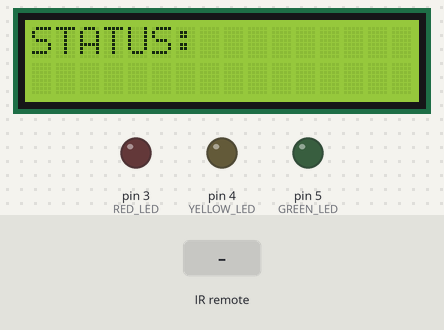
This sketch was run on a simulated Arduino Uno, built with avr-gcc and run on an emulated ATmega328P. On the bench: 16×2 character LCD, output pins drawn as LEDs (lit = HIGH). Inputs (shaded band) come from the test bench. What the sketch prints to the serial monitor is not drawn.

Above: at 1.2 s.
1.3 s: infrared code 0xFF906F received
At 3.6 s:
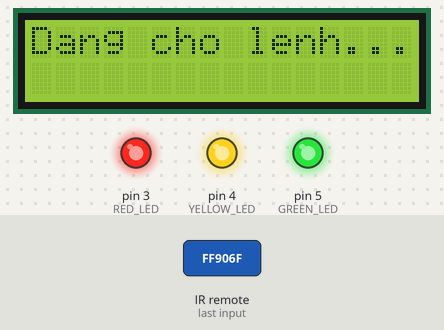
4.0 s: infrared code 0xFFA25D received
At 4.6 s:
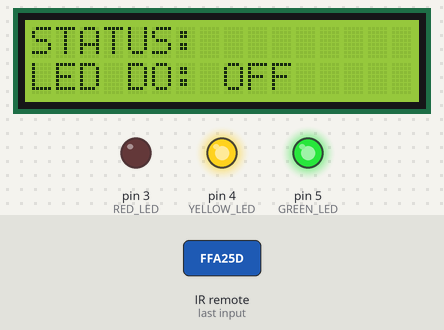
6.7 s: infrared code 0xFF629D received
At 7.5 s:
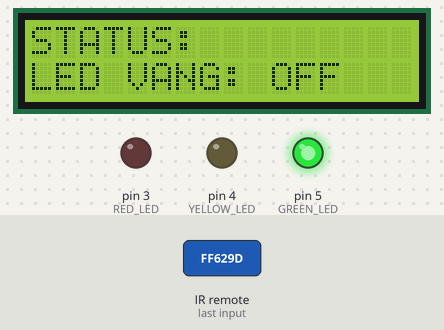
9.4 s: infrared code 0xFFE21D received
At 9.9 s:
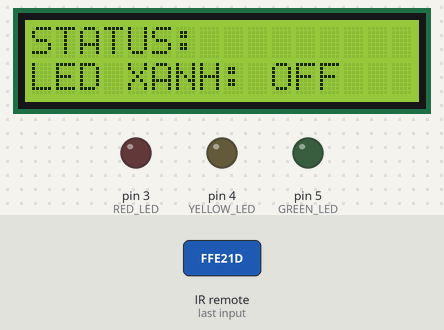
12.1 s: infrared code 0xFFA25D received
At 12.9 s:
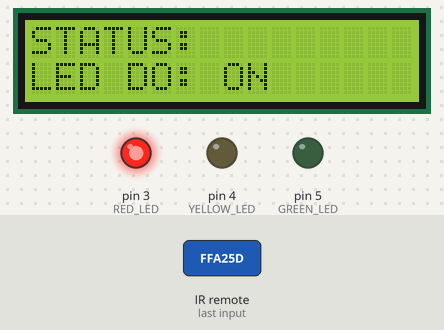
14.8 s: infrared code 0xFF629D received
At 15.2 s:
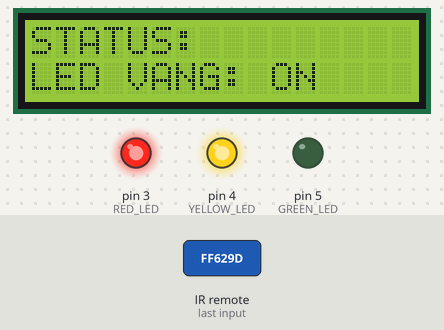
Timing chart, 0 to 17.8 s (numbered marks = the images above; inputs shaded):
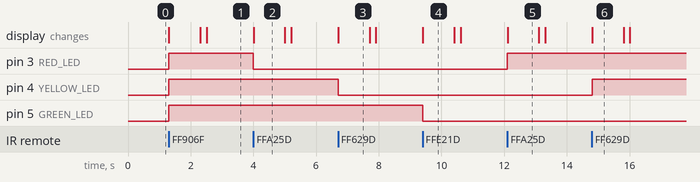

Measured:
- after the input at 1.3 s, pin 3 (RED_LED), pin 4 (YELLOW_LED), pin 5 (GREEN_LED): LOW → HIGH at once; the display: first changes at once (image 1 shows a later state)
- after the input at 4.0 s, pin 3 (RED_LED): HIGH → LOW at once; the display: changes at once (image 2)
- after the input at 6.7 s, pin 4 (YELLOW_LED): HIGH → LOW at once; the display: changes at once (image 3)
- after the input at 9.4 s, pin 5 (GREEN_LED): HIGH → LOW at once; the display: changes at once (image 4)
- after the input at 12.1 s, pin 3 (RED_LED): LOW → HIGH at once; the display: changes at once (image 5)
- after the input at 14.8 s, pin 4 (YELLOW_LED): LOW → HIGH at once; the display: changes at once (image 6)
- what the display in image 2 shows lasts 1.0 s, from 4.0 s to 5.0 s

The sketch:

LCD_3LED_IRremote-VS1838B.ino
```cpp
#include <IRremote.h>
#include <LiquidCrystal.h>

const int IRRECV_PIN = 2;

const int RED_LED = 3;
const int YELLOW_LED = 4;
const int GREEN_LED = 5;

const int LCD_RS = 8;
const int LCD_E = 9;
const int LCD_D4 = 10;
const int LCD_D5 = 11;
const int LCD_D6 = 12;
const int LCD_D7 = 13;

boolean state_RED = false;
boolean state_YELLOW = false;
boolean state_GREEN = false;

IRrecv irrecv(IRRECV_PIN);
decode_results results;

LiquidCrystal lcd(LCD_RS, LCD_E, LCD_D4, LCD_D5, LCD_D6, LCD_D7);

void setup()
{
  Serial.begin(9600);
  irrecv.enableIRIn();

  lcd.begin(16, 2);
  lcd.setCursor(0, 0);
  lcd.print("STATUS: ");

  pinMode(RED_LED, OUTPUT);
  pinMode(GREEN_LED, OUTPUT);
  pinMode(YELLOW_LED, OUTPUT);
}
void loop()
{
  if (irrecv.decode(&results))
  {
    Serial.println(results.value);

    switch (results.value)
    {
      case 16748655:
        if (state_RED == true && state_YELLOW == true && state_GREEN == true)
        {
          lcd.clear();
          state_RED = !state_RED;
          state_YELLOW = !state_YELLOW;
          state_GREEN = !state_GREEN;
          digitalWrite(RED_LED, state_RED);
          digitalWrite(YELLOW_LED, state_YELLOW);
          digitalWrite(GREEN_LED, state_GREEN);
          lcd.setCursor(0, 0);
          lcd.print("STATUS: ");
          lcd.setCursor(0, 1);
          lcd.print("3-DEN: OFF");
          delay(1000);
          lcd.clear();
          break;
        }
        if (state_RED != true && state_YELLOW != true && state_GREEN != true)
        {
          lcd.clear();
          state_RED = !state_RED;
          state_YELLOW = !state_YELLOW;
          state_GREEN = !state_GREEN;
          digitalWrite(RED_LED, state_RED);
          digitalWrite(YELLOW_LED, state_YELLOW);
          digitalWrite(GREEN_LED, state_GREEN);
          lcd.setCursor(0, 0);
          lcd.print("STATUS: ");
          lcd.setCursor(0, 1);
          lcd.print("3-DEN: ON");
          delay(1000);
          lcd.clear();
          break;
        }
        break;
      case 16753245:
        if (state_RED == true)
        {
          lcd.clear();
          state_RED = !state_RED;
          digitalWrite(RED_LED, state_RED);
          lcd.setCursor(0, 0);
          lcd.print("STATUS: ");
          lcd.setCursor(0, 1);
          lcd.print("LED DO: OFF");
          delay(1000);
          lcd.clear();
        }
        else
        {
          lcd.clear();
          state_RED = !state_RED;
          digitalWrite(RED_LED, state_RED);
          lcd.setCursor(0, 0);
          lcd.print("STATUS: ");
          lcd.setCursor(0, 1);
          lcd.print("LED DO: ON");
          delay(1000);
          lcd.clear();
        }
        break;
      case 16736925:
        if (state_YELLOW == true)
        {
          lcd.clear();
          state_YELLOW = !state_YELLOW;
          digitalWrite(YELLOW_LED, state_YELLOW);
          lcd.setCursor(0, 0);
          lcd.print("STATUS: ");
          lcd.setCursor(0, 1);
          lcd.print("LED VANG: OFF");
          delay(1000);
          lcd.clear();
        }
        else
        {
          lcd.clear();
          state_YELLOW = !state_YELLOW;
          digitalWrite(YELLOW_LED, state_YELLOW);
          lcd.setCursor(0, 0);
          lcd.print("STATUS: ");
          lcd.setCursor(0, 1);
          lcd.print("LED VANG: ON");
          delay(1000);
          lcd.clear();
        }
        break;
      case 16769565:
        if (state_GREEN == true)
        {
          lcd.clear();
          state_GREEN = !state_GREEN;
          digitalWrite(GREEN_LED, state_GREEN);
          lcd.setCursor(0, 0);
          lcd.print("STATUS: ");
          lcd.setCursor(0, 1);
          lcd.print("LED XANH: OFF");
          delay(1000);
          lcd.clear();
        }
        else
        {
          lcd.clear();
          state_GREEN = !state_GREEN;
          digitalWrite(GREEN_LED, state_GREEN);
          lcd.setCursor(0, 0);
          lcd.print("STATUS: ");
          lcd.setCursor(0, 1);
          lcd.print("LED XANH: ON");
          delay(1000);
          lcd.clear();
        }
        break;
      default:
        break;
    }
    delay(200);
    irrecv.resume();
    lcd.print("Dang cho lenh...");
  }
}
```
